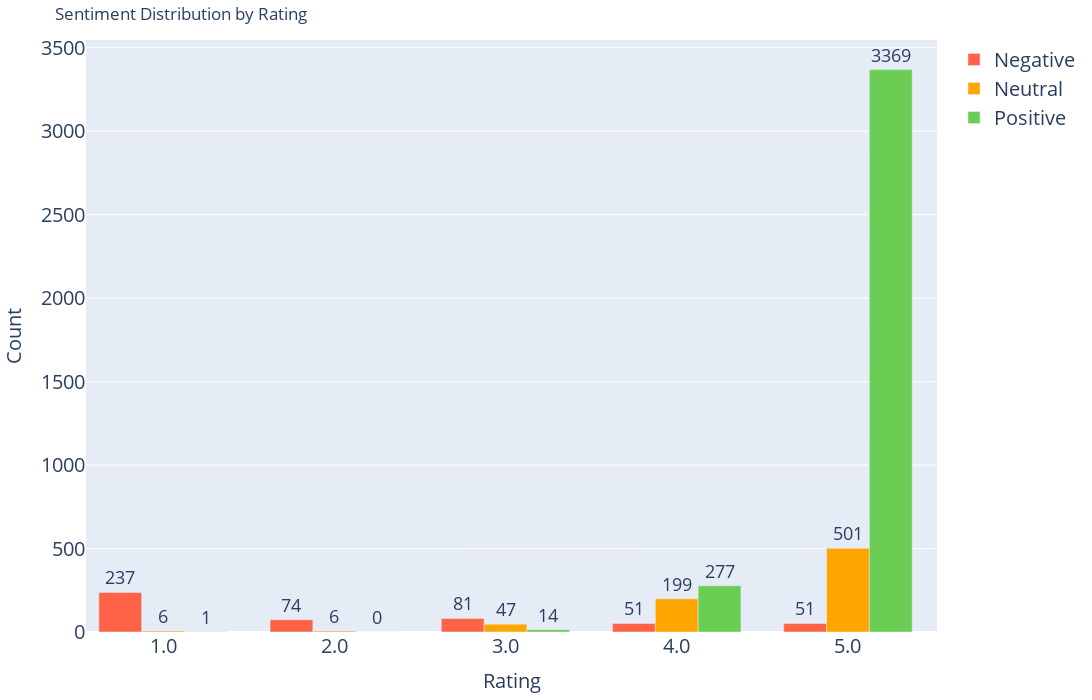

This figure's notebook cell:
### Markdown cell above
## Correlation between sentiment and rating

### Code cell
# Step 1: Aggregate the data by 'Rating' and 'Sentiment' category
# The aggregation counts the number of occurrences of each sentiment for each rating category.
# This prepares the data for a grouped bar chart where we can compare sentiment distribution across ratings.
sentiment_by_rating = df.groupby(['overall', 'sentiment']).size().unstack(fill_value=0)

# Step 2: Extract the 'overall' rating categories and the 'sentiment' labels
# 'categories' (i.e., ratings) will serve as the x-axis values, while 'labels' will be used to define the groups of bars.
categories = sentiment_by_rating.index
labels = sentiment_by_rating.columns

# Step 3: Convert the DataFrame's sentiment counts into a list of numpy arrays
# Each array represents the counts of a particular sentiment (e.g., positive, neutral, negative) across all ratings.
# This step simplifies accessing the data for plotting in the bar chart.
data = [sentiment_by_rating[label].values for label in labels]

# Step 4: Define the width of each bar in the bar chart
bar_width = 0.25  # This controls the thickness of each bar in the grouped bar chart.

# Step 5: Calculate the x-axis positions for each group of bars
# 'r1' is the starting position for the first group of bars (negative sentiment).
# 'r2' is the starting position for the second group of bars (neutral sentiment), shifted by the bar width.
# 'r3' is for the third group (positive sentiment), also shifted accordingly.
r1 = np.arange(len(categories))
r2 = [x + bar_width for x in r1]
r3 = [x + bar_width for x in r2]

# Step 6: Initialize the Plotly figure for the grouped bar chart
fig = go.Figure()

# Step 7: Add the first set of bars representing 'Negative' sentiment
fig.add_trace(go.Bar(
    x=r1,  # x-axis positions for negative sentiment bars
    y=data[0],  # The counts of negative sentiment
    name='Negative', 
    marker_color='#FF6347', 
    width=bar_width,  
    text=data[0],  # Display the count above each bar
    textposition='outside',  # Position the text above the bar
    textfont=dict(size=18) 
))

# Step 8: Add the second set of bars for 'Neutral' sentiment
fig.add_trace(go.Bar(
    x=r2,  # x-axis positions for neutral sentiment bars
    y=data[1],  # The counts of neutral sentiment
    name='Neutral',  
    marker_color='orange',  
    width=bar_width, 
    text=data[1],  # Show counts above each bar
    textposition='outside',  # Text positioned outside for clarity
    textfont=dict(size=18)  
))

# Step 9: Add the third set of bars for 'Positive' sentiment
fig.add_trace(go.Bar(
    x=r3,  # x-axis positions for positive sentiment bars
    y=data[2],  # The counts of positive sentiment
    name='Positive',  
    marker_color='#6BCD53',  
    width=bar_width, 
    text=data[2],  # Display counts above bars
    textposition='outside',  # Positioning text above the bar
    textfont=dict(size=18) 
))

# Step 10: Update the layout for visual clarity and aesthetics
fig.update_layout(
    title='Sentiment Distribution by Rating',  # Title of the entire chart
    xaxis=dict(
        title='Rating',  
        title_font={"size": 20}, 
        tickmode='array',  
        tickvals=[r + bar_width for r in range(len(r1))],  
        ticktext=[str(rating) for rating in categories], 
        tickfont={"size": 20},  
        range=[-0.2, len(categories) - 0.98 + bar_width * 3]  
    ),
    yaxis=dict(
        title='Count', 
        title_font={"size": 20},  
        tickfont={"size": 20}  
    ),
    barmode='group',  
    margin=dict(l=40, r=40, t=40, b=40),  
    legend_title="",  
    legend_title_font={"size": 20},  
    legend=dict(
        font=dict(size=20)  
    ),
    width=1200,  
    height=700  
)

# Step 11: Display the final chart
fig.show()

### Figure 1 — Plotly figure (JSON) as saved in the notebook; plotly's stock layout.template omitted (floating-point values rounded to 4 significant figures)
{"data": [{"marker": {"color": "#FF6347"}, "name": "Negative", "text": [237, 74, 81, 51, 51], "textfont": {"size": 18}, "textposition": "outside", "type": "bar", "width": 0.25, "x": [0, 1, 2, 3, 4], "y": [237, 74, 81, 51, 51]}, {"marker": {"color": "orange"}, "name": "Neutral", "text": [6, 6, 47, 199, 501], "textfont": {"size": 18}, "textposition": "outside", "type": "bar", "width": 0.25, "x": [0.25, 1.25, 2.25, 3.25, 4.25], "y": [6, 6, 47, 199, 501]}, {"marker": {"color": "#6BCD53"}, "name": "Positive", "text": [1, 0, 14, 277, 3369], "textfont": {"size": 18}, "textposition": "outside", "type": "bar", "width": 0.25, "x": [0.5, 1.5, 2.5, 3.5, 4.5], "y": [1, 0, 14, 277, 3369]}], "layout": {"barmode": "group", "height": 700, "legend": {"font": {"size": 20}, "title": {"font": {"size": 20}, "text": ""}}, "margin": {"b": 40, "l": 40, "r": 40, "t": 40}, "title": {"text": "Sentiment Distribution by Rating"}, "width": 1200, "xaxis": {"range": [-0.2, 4.77], "tickfont": {"size": 20}, "tickmode": "array", "ticktext": ["1.0", "2.0", "3.0", "4.0", "5.0"], "tickvals": [0.25, 1.25, 2.25, 3.25, 4.25], "title": {"font": {"size": 20}, "text": "Rating"}}, "yaxis": {"tickfont": {"size": 20}, "title": {"font": {"size": 20}, "text": "Count"}}}}
